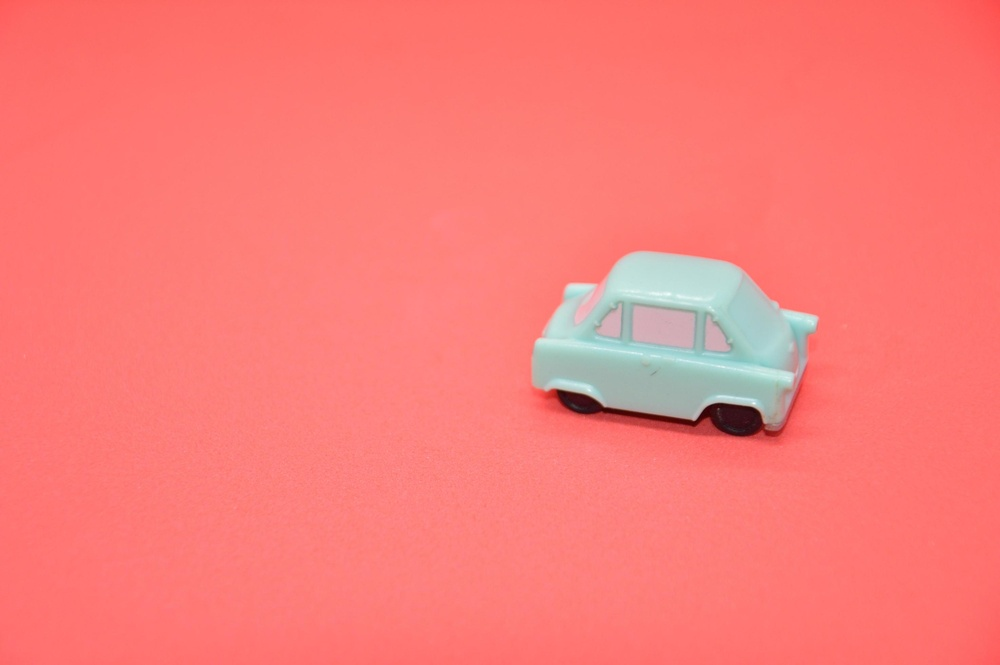
#> input picture IMAGENS/carrinho.jpg, 1000 x 665 px, shrunk from 2948 x 1960 before the run; its folder holds 4 pictures in this run
$ jupyter execute trabalho_filtragem.ipynb
#> lines starting #> are read from the running program, lines starting #| are printed output that depends on the picture; after the words box and inside, x2 and y2 are one past the last pixel; in counts of white or black regions, pixels touching at a corner belong together
[cell 1]
import cv2 as cv
import matplotlib.pyplot as plt
from matplotlib.pyplot import figure
import numpy as np
import os

PATH_IMG = "../IMAGENS/"

PATH = os.getcwd()

print(os.getcwd())
print(os.listdir(PATH_IMG))
print(cv.__version__)

# img_original = cv.imread("/imagem/path/")
img_original = cv.imread(PATH_IMG + os.listdir(PATH_IMG)[1])
#> img_original is the input picture: shape (665, 1000, 3); mean B, G, R 119.8, 123.9, 249.1
img_gray = cv.cvtColor(img_original, cv.COLOR_BGR2GRAY)
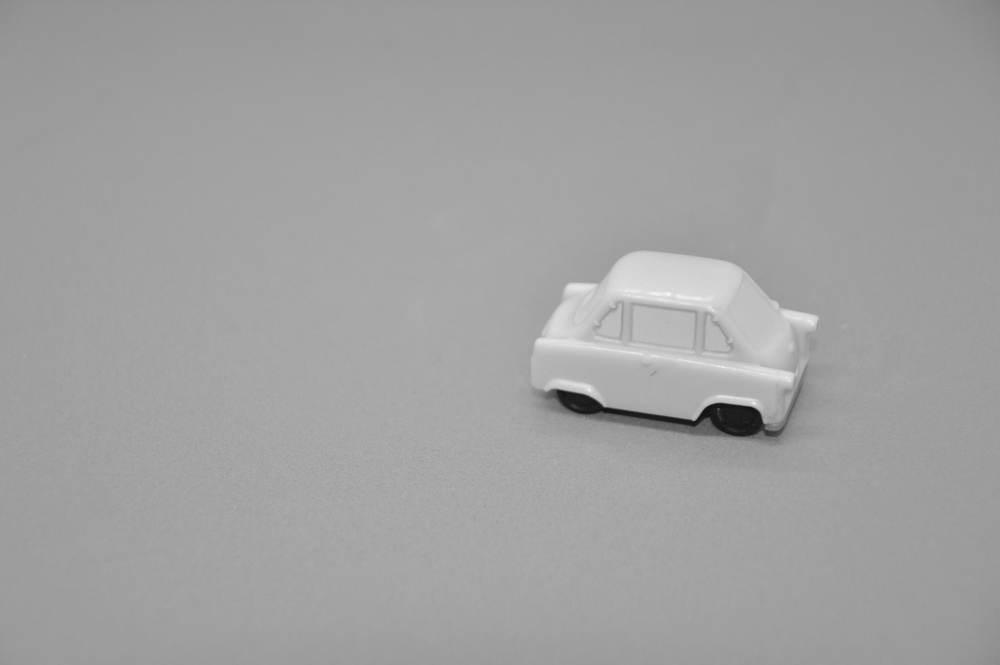
#> img_gray: shape (665, 1000); min 15, max 248, mean 160.9

# Funções Usadas na atividade

[cell 2]
#=======================================================================
def cm_to_inch(value):
    return value/2.54
#=======================================================================
def filtro_espacial(img, kernel):
    img_temp = np.zeros_like(img, dtype=np.float16)

    lk = kernel.shape[0]
    ck = kernel.shape[1]

    llin = int(lk/2)
    lcol = int(ck/2)

    res = 0
    for i in range(llin, img.shape[0] - llin):
        for j in range(lcol, img.shape[1] - lcol):
            janela = img[(i-llin):(i+llin+1), (j-lcol):(j+lcol+1)]
            res = janela * kernel

            img_temp[i,j] = np.sum(res)

    return img_temp
#=======================================================================
def gaussian_kernel(size, k, sigma):
    kernel = np.zeros((size,size))

    llin = int(size/2) #supoe impar
    lcol = llin #e quadrado

    for m in range(-llin, llin+1):
        for n in range(-lcol, lcol+1):
            kernel[m+llin, n+lcol] = k*np.exp(-(m**2+n**2) / (2*sigma**2))

    kernel = 1 / np.sum(kernel) * kernel

    return kernel

[cell 3]
noise = np.uint8(0.15*np.random.normal(128, 63.5, size=(img_gray.shape[0],img_gray.shape[1])))
mask = np.random.rand(*img_gray.shape) < 0.1

img_noise = np.copy(img_gray)
img_noise[mask] = noise[mask]
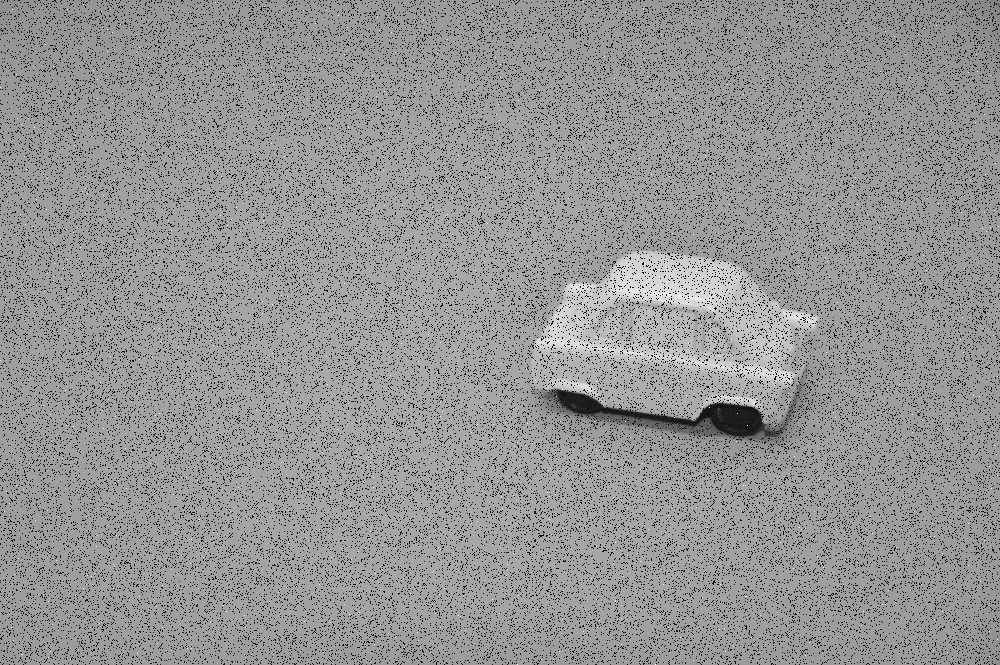
#> img_noise: shape (665, 1000); 10.03% of pixels changed, all inside (x1, y1, x2, y2) = (0, 0, 1000, 665)

plt.imshow(img_noise, cmap="gray")

plt.show()

[cell 4]
# Trecho que realiza a filtragem da mediana
size_kernel = 11

llin = int(size_kernel/2)
lcol = int(size_kernel/2)

img_mediana = np.zeros_like(img_gray)

for i in range(llin, img_gray.shape[0] - llin):
    for j in range(lcol, img_gray.shape[1] - lcol):
        janela = img_gray[(i-llin):(i+llin+1), (j-lcol):(j+lcol+1)]

        img_mediana[i,j] = np.median(janela)
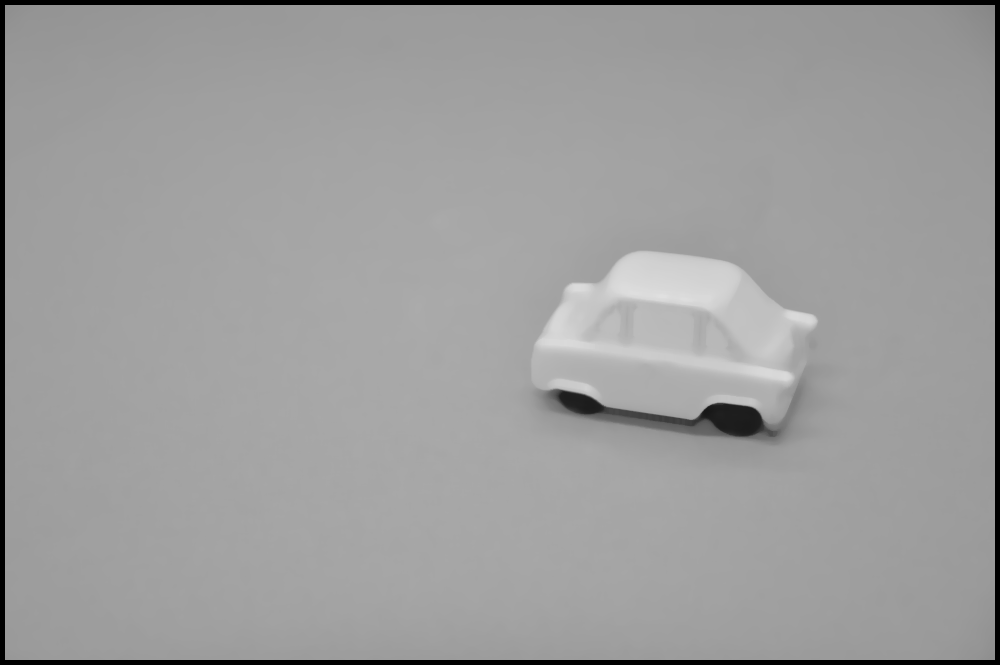
#> img_mediana: shape (665, 1000); min 0, max 224, mean 157.2
# Trecho que realiza a filtragem da mediana

img_gaussian = np.zeros_like(img_gray)

# Verifica se o tamnho do kernel é impar
if size_kernel % 2 == 0:
    size_kernel += 1
    img_gaussian = filtro_espacial(img_noise, gaussian_kernel(size_kernel, 1, 1))
else:
    img_gaussian = filtro_espacial(img_noise, gaussian_kernel(size_kernel, 1, 1))
#> after the loop in filtro_espacial, `for i in range(llin, img.shape[0] - llin):`:
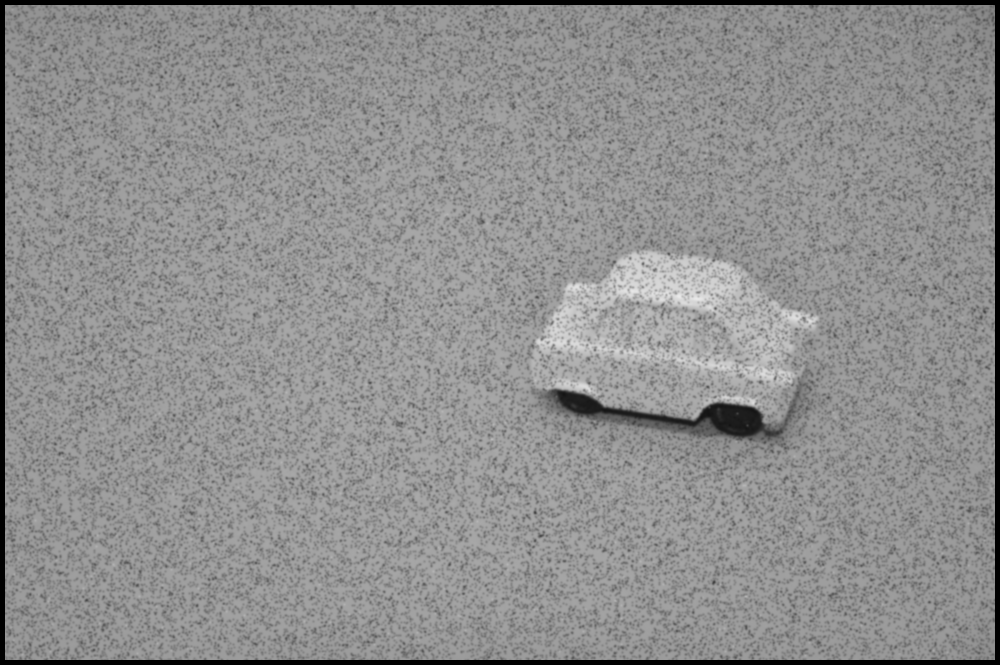
#> img_temp: shape (665, 1000) float16; min 0, max 234.9, mean 143.6

plt.figure(figsize=(cm_to_inch(30), cm_to_inch(30)))
plt.subplot(131)
plt.title("Imagem Ruidosa")
plt.imshow(img_noise, cmap="gray")

plt.subplot(132)
plt.title("Imagem Mediana")
plt.imshow(img_mediana, cmap="gray")

plt.subplot(133)
plt.title("Imagem Gaussiana")
plt.imshow(img_gaussian, cmap="gray")

plt.show()
